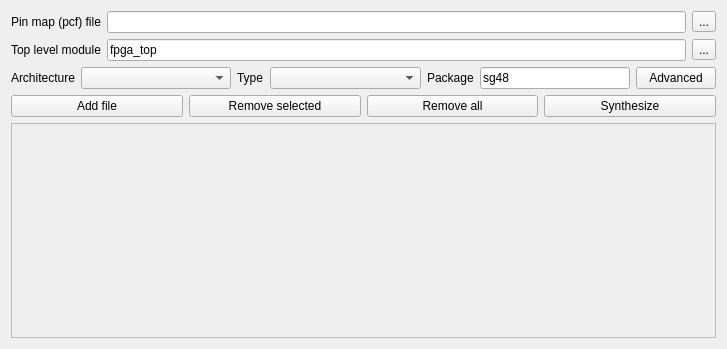
<?xml version="1.0" encoding="UTF-8"?>
<ui version="4.0">
 <class>Synthesis</class>
 <widget class="QWidget" name="Synthesis">
  <property name="geometry">
   <rect>
    <x>0</x>
    <y>0</y>
    <width>727</width>
    <height>349</height>
   </rect>
  </property>
  <property name="windowTitle">
   <string>Form</string>
  </property>
  <layout class="QVBoxLayout" name="verticalLayout">
   <item>
    <layout class="QGridLayout" name="gridLayout">
     <item row="1" column="1">
      <widget class="QLineEdit" name="topLevelLine">
       <property name="text">
        <string>fpga_top</string>
       </property>
      </widget>
     </item>
     <item row="0" column="1">
      <widget class="QLineEdit" name="pcfName"/>
     </item>
     <item row="0" column="2">
      <widget class="QToolButton" name="pcfBtn">
       <property name="text">
        <string>...</string>
       </property>
       <property name="icon">
        <iconset resource="data.qrc">
         <normaloff>:/icons/folder-open.svg</normaloff>:/icons/folder-open.svg</iconset>
       </property>
      </widget>
     </item>
     <item row="1" column="2">
      <widget class="QToolButton" name="moduleBtn">
       <property name="text">
        <string>...</string>
       </property>
       <property name="icon">
        <iconset resource="data.qrc">
         <normaloff>:/icons/view-module.svg</normaloff>:/icons/view-module.svg</iconset>
       </property>
      </widget>
     </item>
     <item row="0" column="0">
      <widget class="QLabel" name="label">
       <property name="text">
        <string>Pin map (pcf) file</string>
       </property>
      </widget>
     </item>
     <item row="1" column="0">
      <widget class="QLabel" name="label_2">
       <property name="text">
        <string>Top level module</string>
       </property>
      </widget>
     </item>
    </layout>
   </item>
   <item>
    <layout class="QHBoxLayout" name="horizontalLayout_2">
     <item>
      <widget class="QLabel" name="label_3">
       <property name="text">
        <string>Architecture</string>
       </property>
      </widget>
     </item>
     <item>
      <widget class="QComboBox" name="archSel">
       <property name="sizePolicy">
        <sizepolicy hsizetype="Expanding" vsizetype="Fixed">
         <horstretch>0</horstretch>
         <verstretch>0</verstretch>
        </sizepolicy>
       </property>
      </widget>
     </item>
     <item>
      <widget class="QLabel" name="label_4">
       <property name="text">
        <string>Type</string>
       </property>
      </widget>
     </item>
     <item>
      <widget class="QComboBox" name="typeSel">
       <property name="sizePolicy">
        <sizepolicy hsizetype="Expanding" vsizetype="Fixed">
         <horstretch>0</horstretch>
         <verstretch>0</verstretch>
        </sizepolicy>
       </property>
      </widget>
     </item>
     <item>
      <widget class="QLabel" name="label_5">
       <property name="text">
        <string>Package</string>
       </property>
      </widget>
     </item>
     <item>
      <widget class="QLineEdit" name="packageLine">
       <property name="text">
        <string>sg48</string>
       </property>
      </widget>
     </item>
     <item>
      <widget class="QPushButton" name="pushButton">
       <property name="text">
        <string>Advanced</string>
       </property>
      </widget>
     </item>
    </layout>
   </item>
   <item>
    <layout class="QHBoxLayout" name="horizontalLayout">
     <item>
      <widget class="QPushButton" name="addFileBtn">
       <property name="text">
        <string>Add file</string>
       </property>
       <property name="icon">
        <iconset resource="data.qrc">
         <normaloff>:/icons/folder-open.svg</normaloff>:/icons/folder-open.svg</iconset>
       </property>
      </widget>
     </item>
     <item>
      <widget class="QPushButton" name="removeSelBtn">
       <property name="text">
        <string>Remove selected</string>
       </property>
       <property name="icon">
        <iconset resource="data.qrc">
         <normaloff>:/icons/book-remove.svg</normaloff>:/icons/book-remove.svg</iconset>
       </property>
      </widget>
     </item>
     <item>
      <widget class="QPushButton" name="removeAllBtn">
       <property name="text">
        <string>Remove all</string>
       </property>
       <property name="icon">
        <iconset resource="data.qrc">
         <normaloff>:/icons/book-remove-multiple.svg</normaloff>:/icons/book-remove-multiple.svg</iconset>
       </property>
      </widget>
     </item>
     <item>
      <widget class="QPushButton" name="synthBtn">
       <property name="text">
        <string>Synthesize</string>
       </property>
       <property name="icon">
        <iconset resource="data.qrc">
         <normaloff>:/icons/play.svg</normaloff>:/icons/play.svg</iconset>
       </property>
      </widget>
     </item>
    </layout>
   </item>
   <item>
    <widget class="QScrollArea" name="scrollArea">
     <property name="widgetResizable">
      <bool>true</bool>
     </property>
     <property name="alignment">
      <set>Qt::AlignLeading|Qt::AlignLeft|Qt::AlignTop</set>
     </property>
     <widget class="QWidget" name="scrollAreaWidgetContents">
      <property name="geometry">
       <rect>
        <x>0</x>
        <y>0</y>
        <width>703</width>
        <height>181</height>
       </rect>
      </property>
      <layout class="QVBoxLayout" name="verticalLayout_2">
       <item>
        <layout class="QVBoxLayout" name="fileListLayout">
         <property name="spacing">
          <number>2</number>
         </property>
        </layout>
       </item>
       <item>
        <spacer name="verticalSpacer">
         <property name="orientation">
          <enum>Qt::Vertical</enum>
         </property>
         <property name="sizeHint" stdset="0">
          <size>
           <width>20</width>
           <height>40</height>
          </size>
         </property>
        </spacer>
       </item>
      </layout>
     </widget>
    </widget>
   </item>
  </layout>
 </widget>
 <resources>
  <include location="data.qrc"/>
 </resources>
 <connections/>
</ui>
